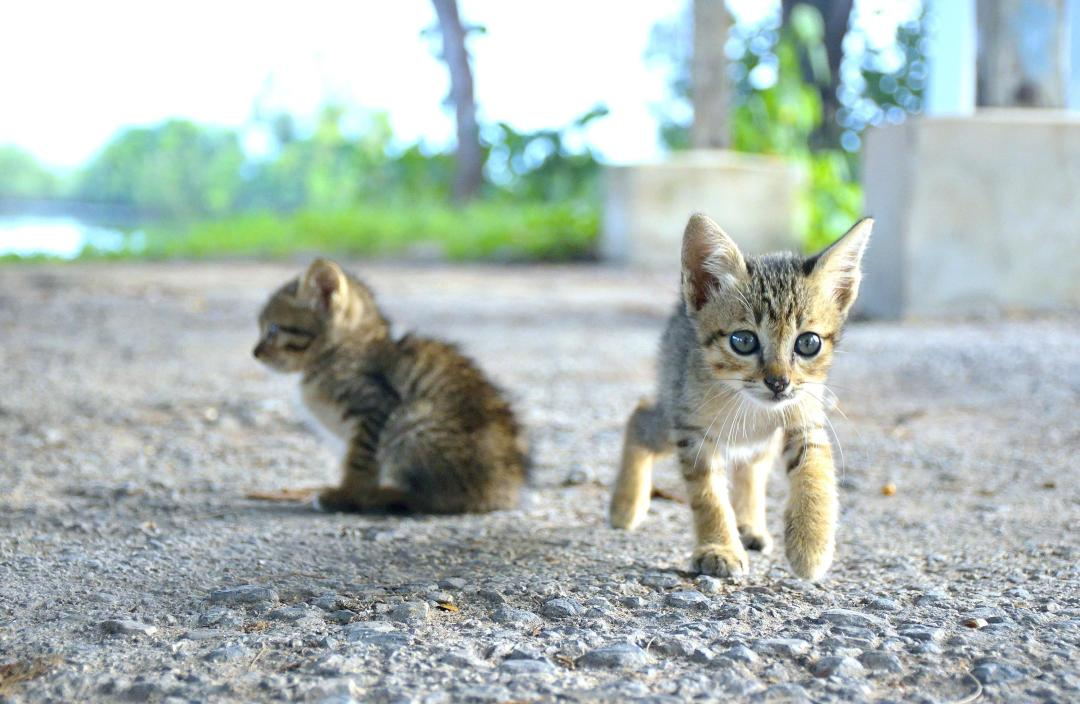
#> input picture third_lib/cat.jpg, 1080 x 704 px
$ python py67_pillow_1.py
#> lines starting #> are read from the running program, lines starting #| are printed output that depends on the picture
# -*- coding: utf-8 -*-
# Time: 2019/6/6 22:03
# Author: laugc
# Email: hahalgc@gmail.com
# File: py67_pillow_1.py

from PIL import Image, ImageFilter

# 打开一个 jpg 图片，当前路径
im = Image.open('cat.jpg')
#> im is the input picture: PIL image 1080x704 RGB; mean R, G, B 173.2, 185.7, 180.8
# 获得图片尺寸
w, h = im.size
#> w = 1080; h = 704
print('original image size: %s %s' % (w, h))
#| original image size: 1080 704
# 缩放 50%
im.thumbnail((w // 2, h // 2))
#> im: PIL image 540x352 RGB
print('resize image to: %s %s' % (w // 2, h // 2))
#| resize image to: 540 352
# 保存
im.save('thumbnail.jpg', 'jpeg')
# 模糊滤镜
im2 = im.filter(ImageFilter.BLUR)
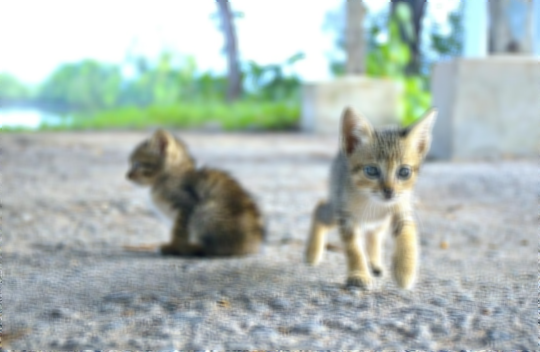
#> im2: PIL image 540x352 RGB; mean R, G, B 173.3, 185.8, 180.9
im2.save('blur.jpg', 'jpeg')
